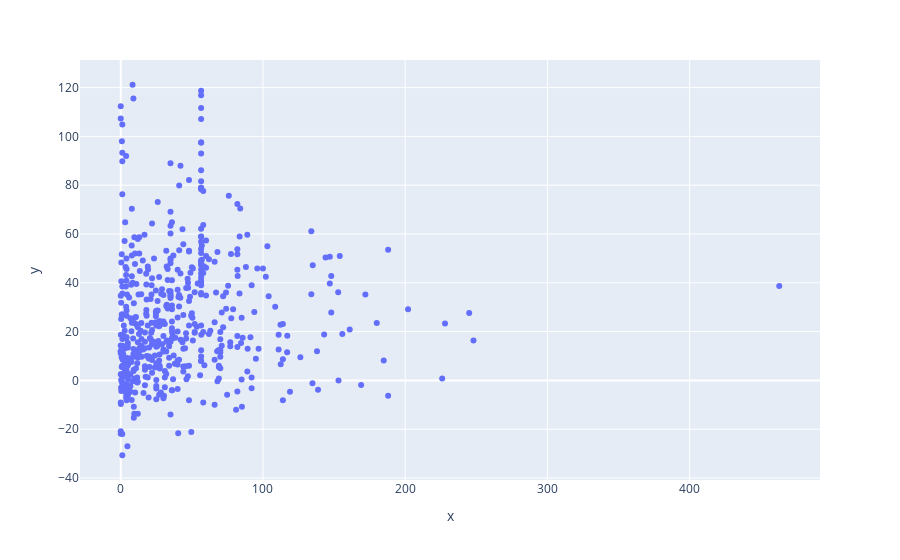

Notebook code cell kept with this figure:
### Code cell
fig = px.scatter(x = glucose_spikes['total_carb'], y = glucose_spikes['stabilize'])
fig

### Figure 1 — Plotly figure (JSON) as saved in the notebook; plotly's stock layout.template omitted (floating-point values rounded to 4 significant figures; data arrays with more than 128 entries replaced by an {"elided": "..."} marker saying what was removed)
{"data": [{"hovertemplate": "x=%{x}<br>y=%{y}<extra></extra>", "legendgroup": "", "marker": {"color": "#636efa", "symbol": "circle"}, "mode": "markers", "name": "", "orientation": "v", "showlegend": false, "type": "scatter", "x": {"elided": "528 float values"}, "xaxis": "x", "y": {"elided": "528 float values"}, "yaxis": "y"}], "layout": {"legend": {"tracegroupgap": 0}, "margin": {"t": 60}, "xaxis": {"anchor": "y", "domain": [0, 1], "title": {"text": "x"}}, "yaxis": {"anchor": "x", "domain": [0, 1], "title": {"text": "y"}}}}
